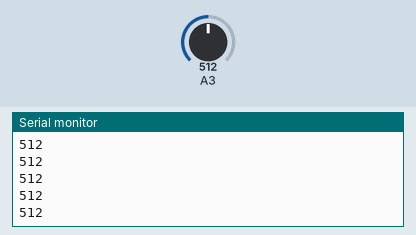
This sketch was run on a simulated Arduino Uno, built with avr-gcc and run on an emulated ATmega328P. Parts: the last lines printed to the serial monitor. Inputs (shaded band) come from the test bench; at power-on: A3 = 512.

Above: at 1.2 s.
1.3 s: A3 set to 716
At 2.0 s:
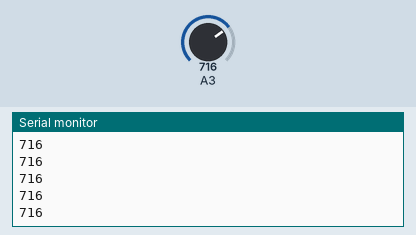
2.8 s: A3 set to 900
At 3.4 s:
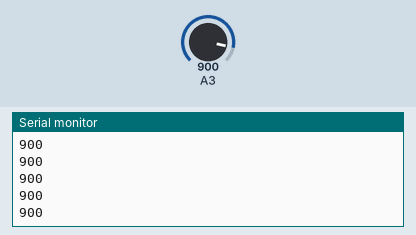
Timing chart, 0 to 5.8 s (numbered marks = the images above; inputs shaded):
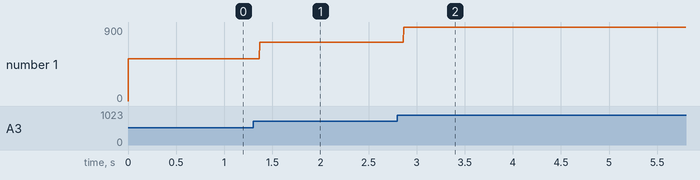

Measured:
- after the input at 1.3 s, the serial monitor: prints a new line after 0.07 s (image 1)
- after the input at 2.8 s, the serial monitor: prints a new line after 0.07 s (image 2)
- plotted number 1: 512 → 716 after the input at 1.3 s, 716 → 9 after the input at 2.8 s

The sketch:

coding.ino
```cpp
char *admux = (char*) 0x7C;
char *adcsra = (char*) 0x7A;
volatile unsigned char *adch = (unsigned char*) 0x79;
volatile unsigned char *adcl = (unsigned char*) 0x78;

void setup() {
  *admux = 0b01000011;
  *adcsra = 0b11100111;
  Serial.begin(9600);
}

void loop() {
  int lowbyte = (*adcl); //Capture low byte
  int highbyte = (*adch); //Capture high byte
  int value = (highbyte << 8) | lowbyte; //Merge high byte and low byte
  Serial.println(value);
}
```
